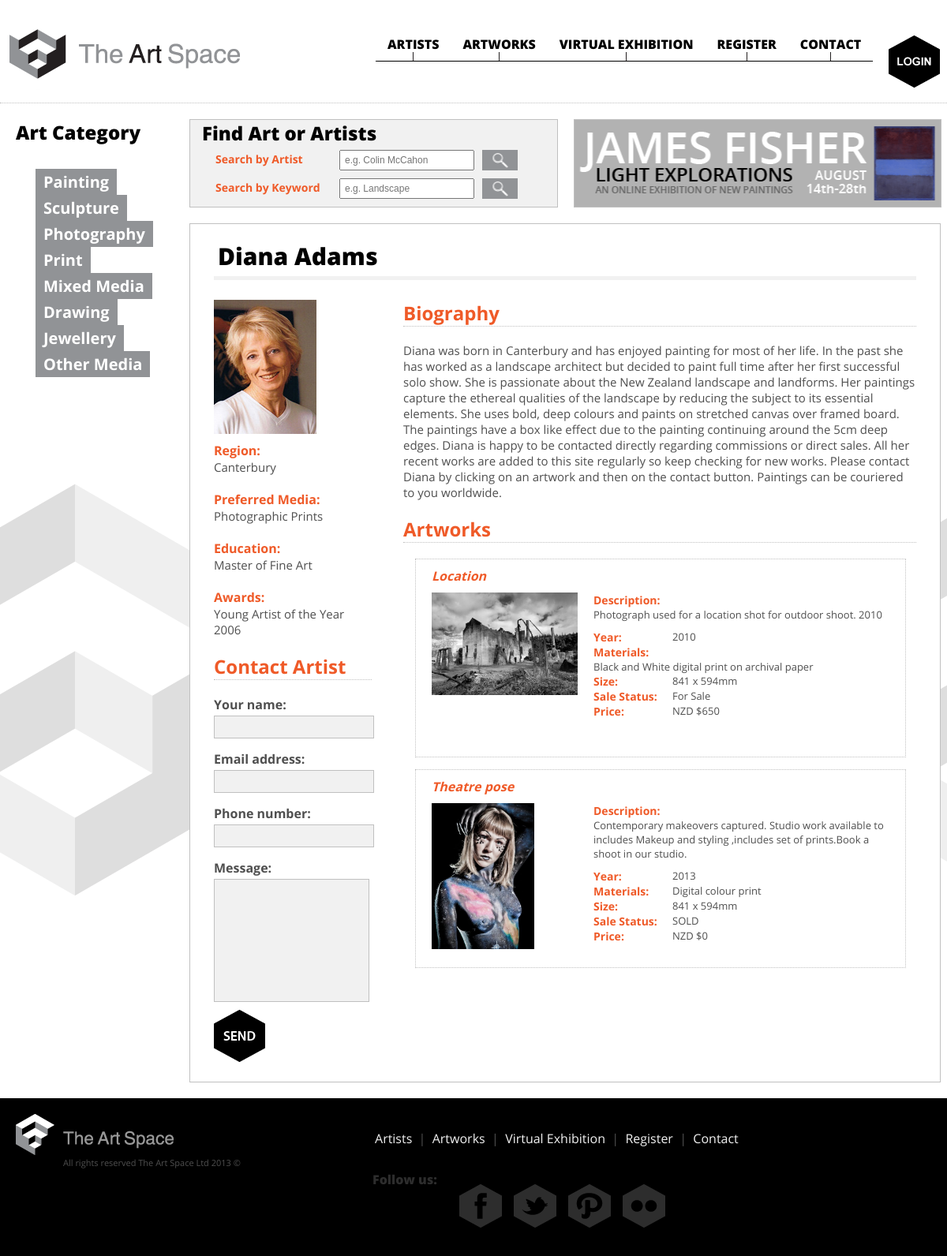
The page /artistBio.php?ArtistID=3 on the database as committed earlier.
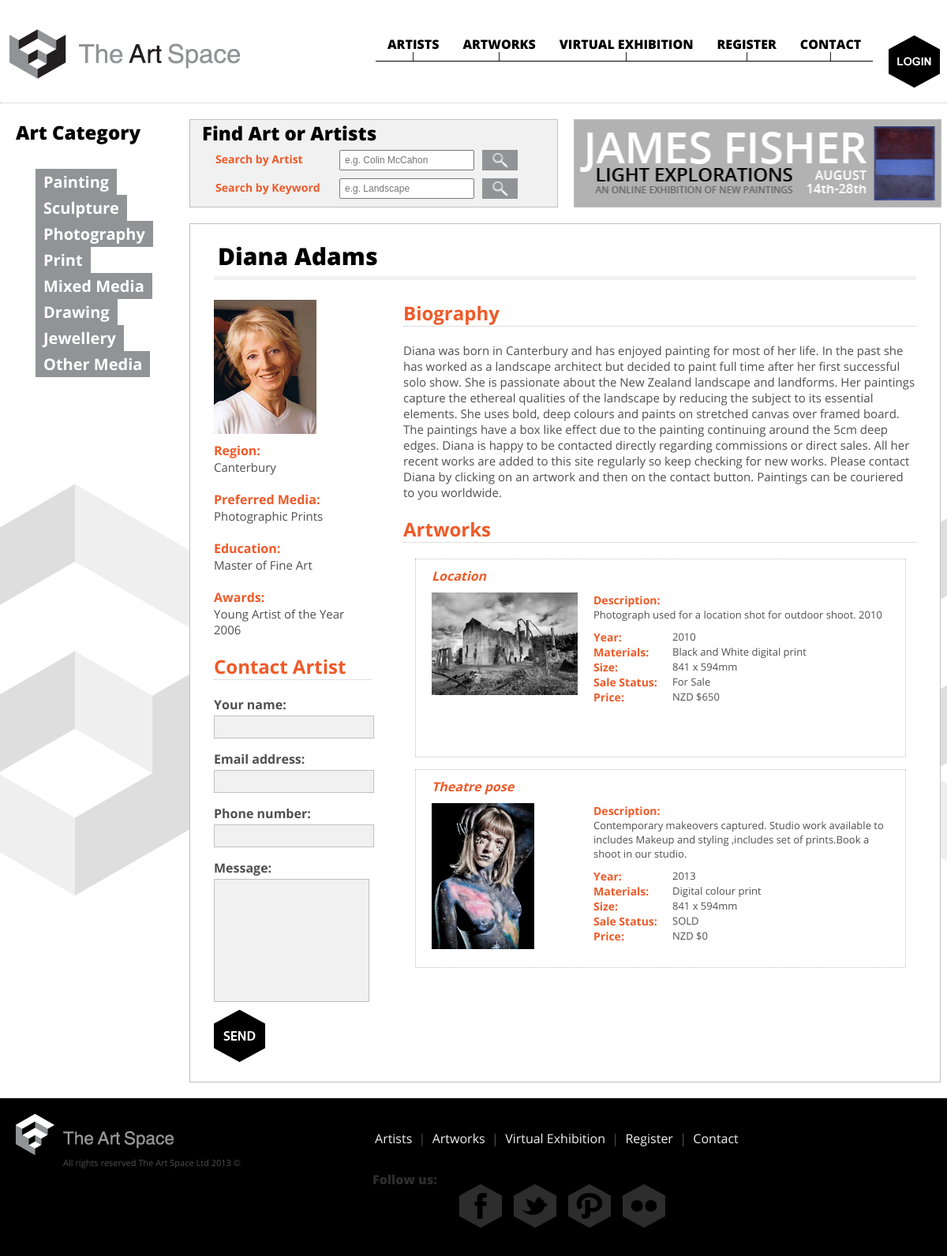
The same page on the database as committed later.
### tables this page shows
CREATE TABLE IF NOT EXISTS `tbcategory` (
  `CategoryID` int(11) NOT NULL AUTO_INCREMENT,
  `CategoryName` varchar(50) NOT NULL,
  PRIMARY KEY (`CategoryID`)
);

CREATE TABLE IF NOT EXISTS `tbartist` (
  `ArtistID` int(11) NOT NULL AUTO_INCREMENT,
  `FirstName` varchar(100) NOT NULL,
  `LastName` varchar(100) NOT NULL,
  `Region` varchar(50) NOT NULL,
  `ProfilePic` varchar(50) NOT NULL,
  `PreferredMedium` varchar(100) NOT NULL,
  `Education` varchar(250) NOT NULL,
  `Awards` varchar(250) NOT NULL,
  `Biography` varchar(2000) NOT NULL,
  `Email` varchar(100) NOT NULL,
  `Password` varchar(100) NOT NULL,
  `Visible` int(11) NOT NULL,
  PRIMARY KEY (`ArtistID`)
);

CREATE TABLE IF NOT EXISTS `tbartwork` (
  `ArtworkID` int(11) NOT NULL AUTO_INCREMENT,
  `CategoryID` int(11) NOT NULL,
  `ArtistID` int(11) NOT NULL,
  `Title` varchar(100) NOT NULL,
  `Description` varchar(1000) NOT NULL,
  `Year` int(11) NOT NULL,
  `Materials` varchar(100) NOT NULL,
  `Size` varchar(100) NOT NULL,
  `SaleStatus` varchar(50) NOT NULL,
  `Price` int(11) NOT NULL,
  `PhotoLink` varchar(150) NOT NULL,
  `Visible` int(11) NOT NULL,
  PRIMARY KEY (`ArtworkID`),
  KEY `CategoryID` (`CategoryID`,`ArtistID`),
  KEY `ArtistID` (`ArtistID`)
);

### includes/database.php (called while the page is built, shortened)
<?php
class Database{
    private $sqliConnection;
    public function __construct(){
        $this->sqliConnection = new mysqli(HOST,USER_NAME, PASSWORD, DB_NAME);
    }
    public function query($sSQL){
        $resResult = $this->sqliConnection->query($sSQL);
        return $resResult;
    }
    public function fetch_array($resResult){
        return $resResult->fetch_array(MYSQLI_ASSOC);
    }
}
?>

### includes/categoryManager.php (called while the page is built, shortened)
<?php
require_once ('database.php');
require_once ('categoryClass.php');
class CategoryManager {
	public function getAllCategories(){
		$oDatabase = new Database();
		$sQuery = "SELECT CategoryID FROM tbcategory";
		$oResult = $oDatabase->query($sQuery);
		$aCategories = array();
		while ($aRows = $oDatabase->fetch_array($oResult)){
			$oCategory = new Category();
			$oCategory->load($aRows["CategoryID"]);
			$aCategories[] = $oCategory;
		}
		return $aCategories;
	}
}
?>

### includes/categoryClass.php (called while the page is built, shortened)
<?php
require_once ('database.php');
require_once ('artworkClass.php');
class Category {
	private $sCategoryName;
	public function __construct(){
		$this->sCategoryName = "";
	}
	public function load($iCategoryID){
		$oDatabase = new Database();
		$sQuery = "SELECT CategoryID, CategoryName
					FROM tbcategory
					WHERE CategoryID = ".$iCategoryID;
		$oResult = $oDatabase->query($sQuery);
		$aCategoryInfo = $oDatabase->fetch_array($oResult);
		$this->sCategoryName = $aCategoryInfo['CategoryName'];
		$sQuery = "SELECT ArtworkID
					FROM tbartwork
					WHERE CategoryID = ".$iCategoryID;
		$oResult = $oDatabase->query($sQuery);
		while($aRow = $oDatabase->fetch_array($oResult)){
			$oArtwork = new Artwork();
			$oArtwork->load($aRow["ArtworkID"]);
		}
	}
	public function __get($sProperty){
		switch ($sProperty){
			case "CategoryName":
				return $this->sCategoryName;
				break;
		}
	}
}
?>

### includes/artworkClass.php (called while the page is built, shortened)
<?php
require_once ('database.php');
class Artwork {
	private $sTitle;
	private $sDescription;
	private $iYear;
	private $sMaterials;
	private $sSize;
	private $sSaleStatus;
	private $iPrice;
	private $sPhotoLink;
	public function __construct(){
		$this->sTitle = "";
		$this->sDescription = "";
		$this->iYear = 0;
		$this->sMaterials = "";
		$this->sSize = "";
		$this->sSaleStatus = "";
		$this->iPrice = 0;
		$this->sPhotoLink = "";
	}
	public function load($iArtworkID){
		$oDatabase = new Database();
		$sQuery = "SELECT ArtworkID, CategoryID, ArtistID, Title, Description, Year, Materials, Size, SaleStatus, Price, PhotoLink, Visible
					FROM tbartwork
					WHERE ArtworkID = ".$iArtworkID;
		$oResult = $oDatabase->query($sQuery);
		$aArtworkInfo = $oDatabase->fetch_array($oResult);
		$this->sTitle = $aArtworkInfo['Title'];
		$this->sDescription = $aArtworkInfo['Description'];
		$this->iYear = $aArtworkInfo['Year'];
		$this->sMaterials = $aArtworkInfo['Materials'];
		$this->sSize = $aArtworkInfo['Size'];
		$this->sSaleStatus = $aArtworkInfo['SaleStatus'];
		$this->iPrice = $aArtworkInfo['Price'];
		$this->sPhotoLink = $aArtworkInfo['PhotoLink'];
	}
	public function __get($sProperty){
		switch ($sProperty){
			case "Title":
				return $this->sTitle;
				break;
			case "Description":
				return $this->sDescription;
				break;
			case "Year":
				return $this->iYear;
				break;
			case "Materials":
				return $this->sMaterials;
				break;
			case "Size":
				return $this->sSize;
				break;
			case "SaleStatus":
				return $this->sSaleStatus;
				break;
			case "Price":
				return $this->iPrice;
				break;
			case "PhotoLink":
				return $this->sPhotoLink;
				break;
		}
	}
}

### includes/artistClass.php (called while the page is built, shortened)
<?php
require_once ('database.php');
require_once ('artworkClass.php');
class Artist {
	private $sFirstName;
	private $sLastName;
	private $sRegion;
	private $sProfilePic;
	private $sPreferredMedium;
	private $sEducation;
	private $sAwards;
	private $sBiography;
	public function __construct(){
		$this->sFirstName = "";
		$this->sLastName = "";
		$this->sRegion = "";
		$this->sProfilePic = "";
		$this->sPreferredMedium = "";
		$this->sEducation = "";
		$this->sAwards = "";
		$this->sBiography = "";
		$this->aArtworks = array();
	}
	public function load($iArtistID){
		$oDatabase = new Database();
		$sQuery = "SELECT ArtistID, FirstName, LastName, Region, ProfilePic, PreferredMedium, Education, Awards, Biography, Email, Password, Visible
				FROM tbartist
				WHERE ArtistID = ".$iArtistID;
		$oResult = $oDatabase->query($sQuery);
		$aArtistInfo = $oDatabase->fetch_array($oResult);
		$this->sFirstName = $aArtistInfo['FirstName'];
		$this->sLastName = $aArtistInfo['LastName'];
		$this->sRegion = $aArtistInfo['Region'];
		$this->sProfilePic = $aArtistInfo['ProfilePic'];
		$this->sPreferredMedium = $aArtistInfo['PreferredMedium'];
		$this->sEducation = $aArtistInfo['Education'];
		$this->sAwards = $aArtistInfo['Awards'];
		$this->sBiography = $aArtistInfo['Biography'];
		$sQuery = "SELECT ArtworkID
					FROM tbartwork
					WHERE ArtistID = ".$iArtistID;
		$oResult = $oDatabase->query($sQuery);
		while ($aRow = $oDatabase->fetch_array($oResult)){
			$oArtwork = new Artwork();
			$oArtwork->load($aRow["ArtworkID"]);
			$this->aArtworks[] = $oArtwork;
		}
	}
	public function __get($sProperty){
		switch ($sProperty){
			case "FirstName":
				return $this->sFirstName;
				break;
			case "LastName":
				return $this->sLastName;
				break;
			case "Region":
				return $this->sRegion;
				break;
			case "ProfilePic":
				return $this->sProfilePic;
				break;
			case "PreferredMedium":
				return $this->sPreferredMedium;
				break;
			case "Education":
				return $this->sEducation;
				break;
			case "Awards":
				return $this->sAwards;
				break;
			case "Biography":
				return $this->sBiography;
				break;
			case "Artworks":
				return $this->aArtworks;
				break;
		}
	}
}
?>

### includes/artistBioView.php (the view)
<?php
class ArtistBioView {
	public function render($oArtist){
		$aArtworks = $oArtist->Artworks;
		$sHTML = "";
		$sHTML .= '<h1>'.$oArtist->FirstName.' '.$oArtist->LastName.'</h1>
		            <div id="leftcolumn">
		                <div class="profilepic"><img src="assets/images/profiles/'.$oArtist->ProfilePic.'"></div>
		                <h3>Region:</h3>
		                <p>'.$oArtist->Region.'</p>
		                <h3>Preferred Media:</h3>
		                <p>'.$oArtist->PreferredMedium.'</p>
		                <h3>Education:</h3>
		                <p>'.$oArtist->Education.'</p>
		                <h3>Awards:</h3>
		                <p>'.$oArtist->Awards.'</p>
		                <h2>Contact Artist</h2>
		                <form method="post" action="" id="enquiry">
		                    <fieldset>
		                        <label for="name">Your name:</label>
		                        <input type="text" name="name" id="name" />
		                        <label for="email">Email address:</label>
		                        <input type="text" name="email" id="email" />
		                        <label for="phone">Phone number:</label>
		                        <input type="text" name="phone" id="phone" />
		                        <label for="message">Message:</label>
		                        <textarea id="message" name="message" rows="10" cols="22"></textarea>
		                        <input type="submit" id="submitenquiry" value="" />
		                    </fieldset>
		                </form>
		            </div>
		            <div id="rightcolumn">
	                <h2>Biography</h2>
	                <p>'.$oArtist->Biography.'</p>
	                <h2>Artworks</h2>';
	    for ($i=0;$i<count($aArtworks);$i++){
		$oCurrentArtwork = $aArtworks[$i];
		$sHTML .= '<div class="artworks">
	                    <h3 class="title">'.$oCurrentArtwork->Title.'</h3>
	                    <div class="artworkphoto"><a href=""><img src="assets/images/artworks/'.$oCurrentArtwork->PhotoLink.'" title="Click for larger image" /></a></div>
	                    <div class="details">
	                        <h3>Description:</h3>
	                        <p class="description">'.$oCurrentArtwork->Description.'</p>
	                        <h3>Year:</h3><p>'.$oCurrentArtwork->Year.'</p>
	                        <h3>Materials:</h3><p>'.$oCurrentArtwork->Materials.'</p>
	                        <h3>Size:</h3><p>'.$oCurrentArtwork->Size.'</p>
	                        <h3>Sale Status:</h3><p>'.$oCurrentArtwork->SaleStatus.'</p>
	                        <h3>Price:</h3><p>NZD $'.$oCurrentArtwork->Price.'</p>
		                </div>
		                <div class="clear"></div>
	                </div>';
	    }
	    $sHTML .=  '</div>';
		return $sHTML;
	}
}
?>

### includes/header.php (shortened to what this page needs)
<?php
require_once ('categoryMenuView.php');
require_once('categoryManager.php');
$oMV = new MenuView();
$oCM = new CategoryManager();
$aAllCategories = $oCM->getAllCategories();
?>
<!DOCTYPE html PUBLIC "-//W3C//DTD XHTML 1.0 Strict//EN" "http://www.w3.org/TR/xhtml1/DTD/xhtml1-strict.dtd">
<html xmlns="http://www.w3.org/1999/xhtml">
    <head>
        <link href="assets/css/main.css" rel="stylesheet" type="text/css" />
        <link href="assets/fonts/fonts.css" rel="stylesheet" type="text/css" />
    </head>
<body>
    <div id="container">
        <div id="header">
            <div id="logo"><a href="index.php"></a></div>
            <ul id="nav">
                <li><a href="artists.php">ARTISTS</a></li>
                <li><a href="artworks.php">ARTWORKS</a></li>
                <li><a href="exhibition.php">VIRTUAL EXHIBITION</a></li>
                <li><a href="register.php">REGISTER</a></li>
                <li><a href="contact.php">CONTACT</a></li>
                <li id="login"><a href="login.php">LOGIN</a></li>
            </ul>
        </div>
        <div id="left-nav">
            <h2>Art Category</h2>
            <?php echo $oMV->render($aAllCategories); ?>
        </div>
        <div id="search-box">
            <h2>Find Art or Artists</h2>
            <form method="post" action="">
                <fieldset>
                    <label for="artistsearch">Search by Artist</label>
                    <input type="text" placeholder="e.g. Colin McCahon" name="artistsearch" id="artistsearch" />
                    <input type="submit" class="submit" value="find" />
                </fieldset>
            </form>
            <form method="post" action="">
                <fieldset>
                    <label for="keywordsearch">Search by Keyword</label>
                    <input type="text" placeholder="e.g. Landscape" name="keywordsearch" id="keywordsearch" />
                    <input type="submit" class="submit" value="find" />
                </fieldset>
            </form>
        </div>
        <div id="banner"><a href="exhibition.php"></a></div>
        <div id="main">

### includes/categoryMenuView.php
<?php
class MenuView {
	public function render($aCategories){
		$sHTML = '';
		$sHTML .= '<ul id="cat-nav">';
		for ($i=0;$i<count($aCategories);$i++) {
			$oCurrentCategory = $aCategories[$i];
			$sHTML .= '<li><a href="artworks.php">'.htmlentities($oCurrentCategory->CategoryName).'</a></li>';
		}
		$sHTML .= '</ul>';
		return $sHTML;
	}
}
?>

### artistBio.php
<?php
    require_once('includes/header.php');
    require_once('includes/artistClass.php');
    require_once('includes/artistBioView.php');
    $oABV = new ArtistBioView();
    $iArtistID = 1;
    if (isset($_GET['ArtistID'])) {
        $iArtistID = $_GET['ArtistID'];
    }
    $oArtist = new Artist();
    $oArtist->load($iArtistID);
    echo $oABV->render($oArtist);
    require_once('includes/footer.php');
?>

### includes/footer.php
        </div>
    </div>
    <div id="footer-wrap">
        <div id="footer">
            <div id="footer-logo"><a href="index.php"></a></div>
            <ul id="footer-nav">
                <li><a href="artists.php">Artists</a>&nbsp;&nbsp;|&nbsp;&nbsp;</li>
                <li><a href="artworks.php">Artworks</a>&nbsp;&nbsp;|&nbsp;&nbsp;</li>
                <li><a href="exhibition.php">Virtual Exhibition</a>&nbsp;&nbsp;|&nbsp;&nbsp;</li>
                <li><a href="register.php">Register</a>&nbsp;&nbsp;|&nbsp;&nbsp;</li>
                <li><a href="contact.php">Contact</a></li>
            </ul>
            <p>All rights reserved The Art Space Ltd 2013 &copy;</p>
            <h3>Follow us:</h3>
            <ul id="social">
                <li><a href="http://www.facebook.com" id="facebook">Facebook</a></li>
                <li><a href="https://twitter.com/" id="twitter">Twitter</a></li>
                <li><a href="http://pinterest.com" id="pinterest">Pinterest</a></li>
                <li><a href="http://www.flickr.com" id="flickr">Flickr</a></li>
            </ul>
        </div>
    </div>
</body>
</html>

Rows that differ between the two databases and show on the page:
changed tbartwork "Location": Materials "Black and White digital print on archival paper" → "Black and White digital print"
